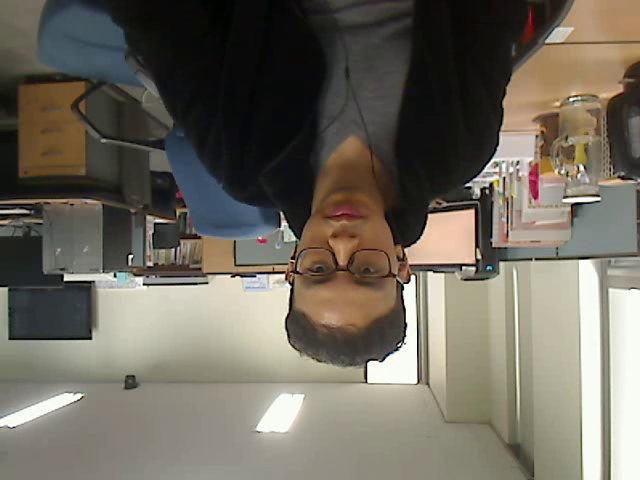
#> input picture frame 7 of OpenCV-Python Tutorials Documentation Book/camera_output.avi, 640 x 480 px, given in place of the camera
$ jupyter execute Chapter_122.ipynb   (text cells are left out)
#> lines starting #> are read from the running program, lines starting #| are printed output that depends on the picture; pictures that were not available may be replaced by others from this repository, and a replacement may not be noted
[cell 1]
import numpy as np
import cv2

[cell 2]
cap=cv2.VideoCapture(0)

while(True):
    # Capture frame-by-frame
    ret, frame=cap.read()
#> frame is the input picture: shape (480, 640, 3); mean B, G, R 94.5, 105.7, 111.1

    # Our operations on the frame come here
    gray=cv2.cvtColor(frame, cv2.COLOR_BGR2GRAY)
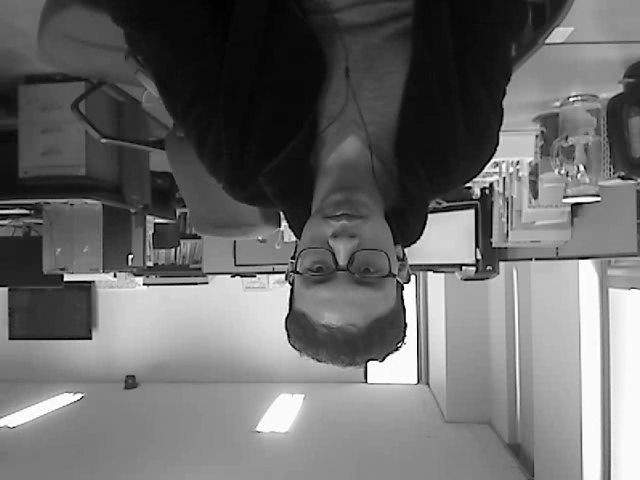
#> gray: shape (480, 640); min 0, max 255, mean 106

    # Display the resulting frame
    cv2.imshow('frame',gray)

    if cv2.waitKey(1)&0xFF==ord('q'):
#> (key q is pressed here)
        break

# When everything done, release the capture
cap.release()
cv2.destroyAllWindows()

[cell 3]
cap=cv2.VideoCapture('BBC Proms.mkv')

while(cap.isOpened()):
    ret, frame=cap.read()

    gray=cv2.cvtColor(frame, cv2.COLOR_BGR2GRAY)

    cv2.imshow('frame',gray)
    if cv2.waitKey(1)&0xFF==ord('q'):
#> (key q is pressed here)
        break

cap.release()
cv2.destroyAllWindows()

[cell 4]
cap=cv2.VideoCapture(0)

# Define the codec and create VideoWriter object
fourcc=cv2.VideoWriter_fourcc(*'XVID')
out=cv2.VideoWriter('camera_output.avi',fourcc,20.0, (640,480))

while(cap.isOpened()):
    ret, frame=cap.read()
    if ret==True:
        frame=cv2.flip(frame,0)
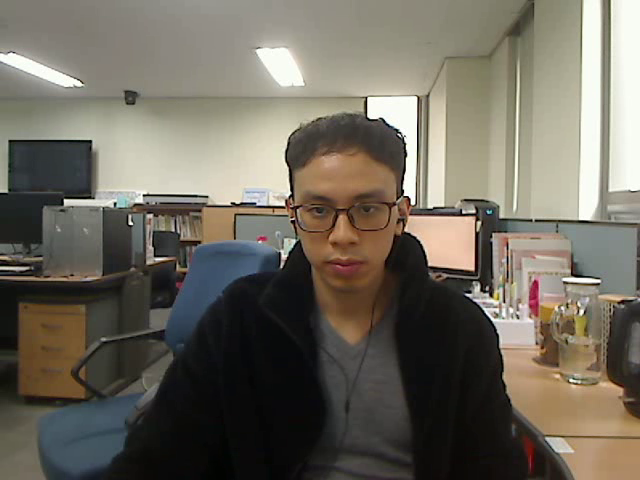
#> frame: shape (480, 640, 3); mean B, G, R 94.5, 105.7, 111.1

        # write the flipped frame
        out.write(frame)

        cv2.imshow('frame',frame)
        if cv2.waitKey(1)&0xFF==ord('q'):
#> (key q is pressed here)
            break
    else:
        break

# Release everything if job is finished
cap.release()
out.release()
cv2.destroyAllWindows()

$ run again, starting later in the video
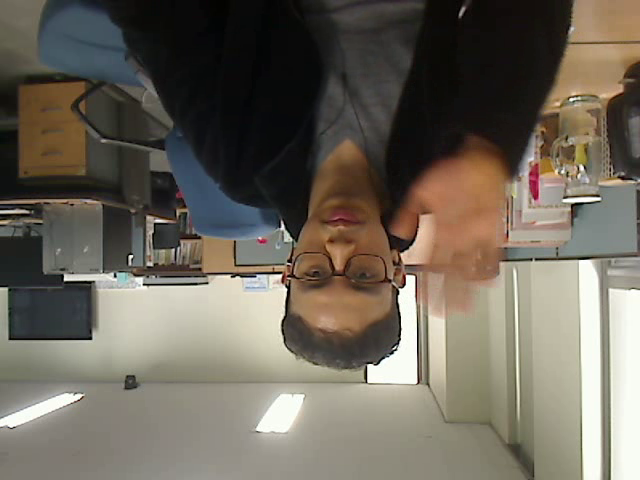
#> input picture frame 31 of OpenCV-Python Tutorials Documentation Book/camera_output.avi, 640 x 480 px, given in place of the camera
#> frame is the input picture: shape (480, 640, 3); mean B, G, R 90.9, 102.4, 109.2
#> `gray=cv2.cvtColor(frame, cv2.COLOR_BGR2GRAY)`:
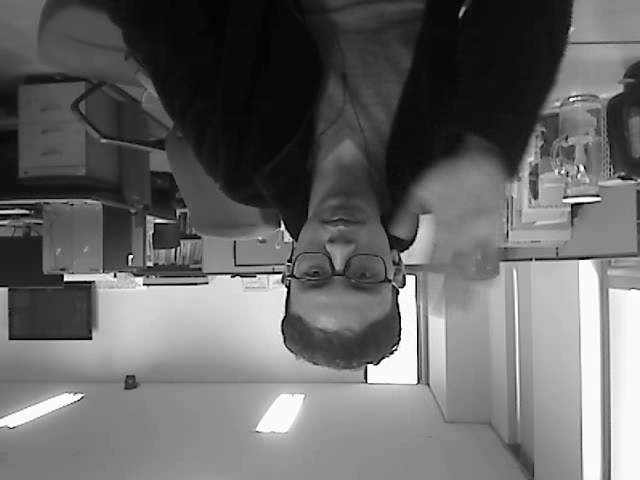
#> gray: shape (480, 640); min 0, max 255, mean 103.1
#> `frame=cv2.flip(frame,0)`:
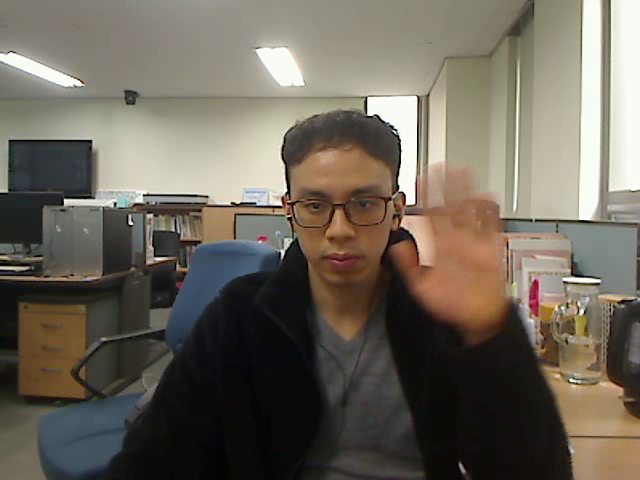
#> frame: shape (480, 640, 3); mean B, G, R 90.9, 102.4, 109.2

$ run again, starting later in the video
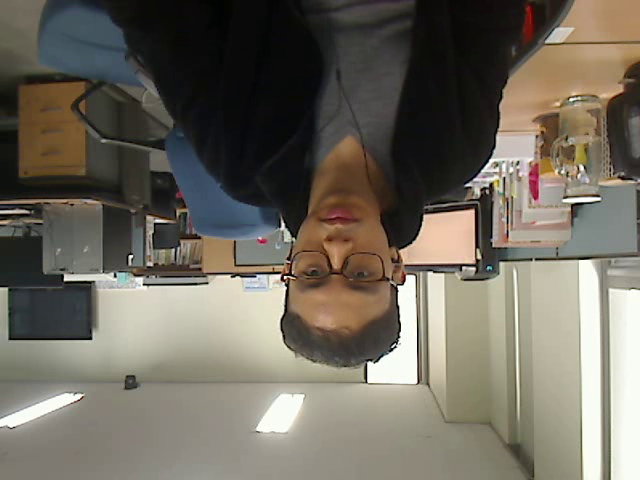
#> input picture frame 56 of OpenCV-Python Tutorials Documentation Book/camera_output.avi, 640 x 480 px, given in place of the camera
#> frame is the input picture: shape (480, 640, 3); mean B, G, R 94.8, 105.9, 111.5
#> `gray=cv2.cvtColor(frame, cv2.COLOR_BGR2GRAY)`:
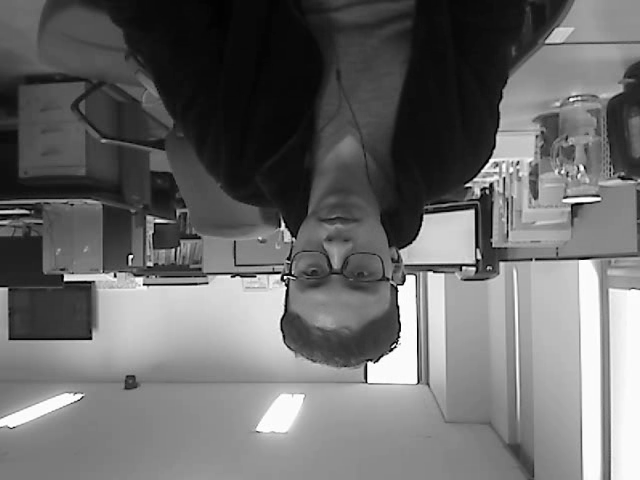
#> gray: shape (480, 640); min 0, max 255, mean 106.3
#> `frame=cv2.flip(frame,0)`:
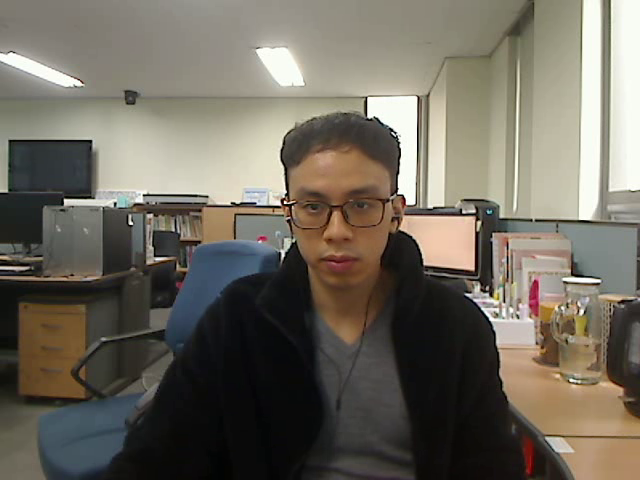
#> frame: shape (480, 640, 3); mean B, G, R 94.8, 105.9, 111.5
